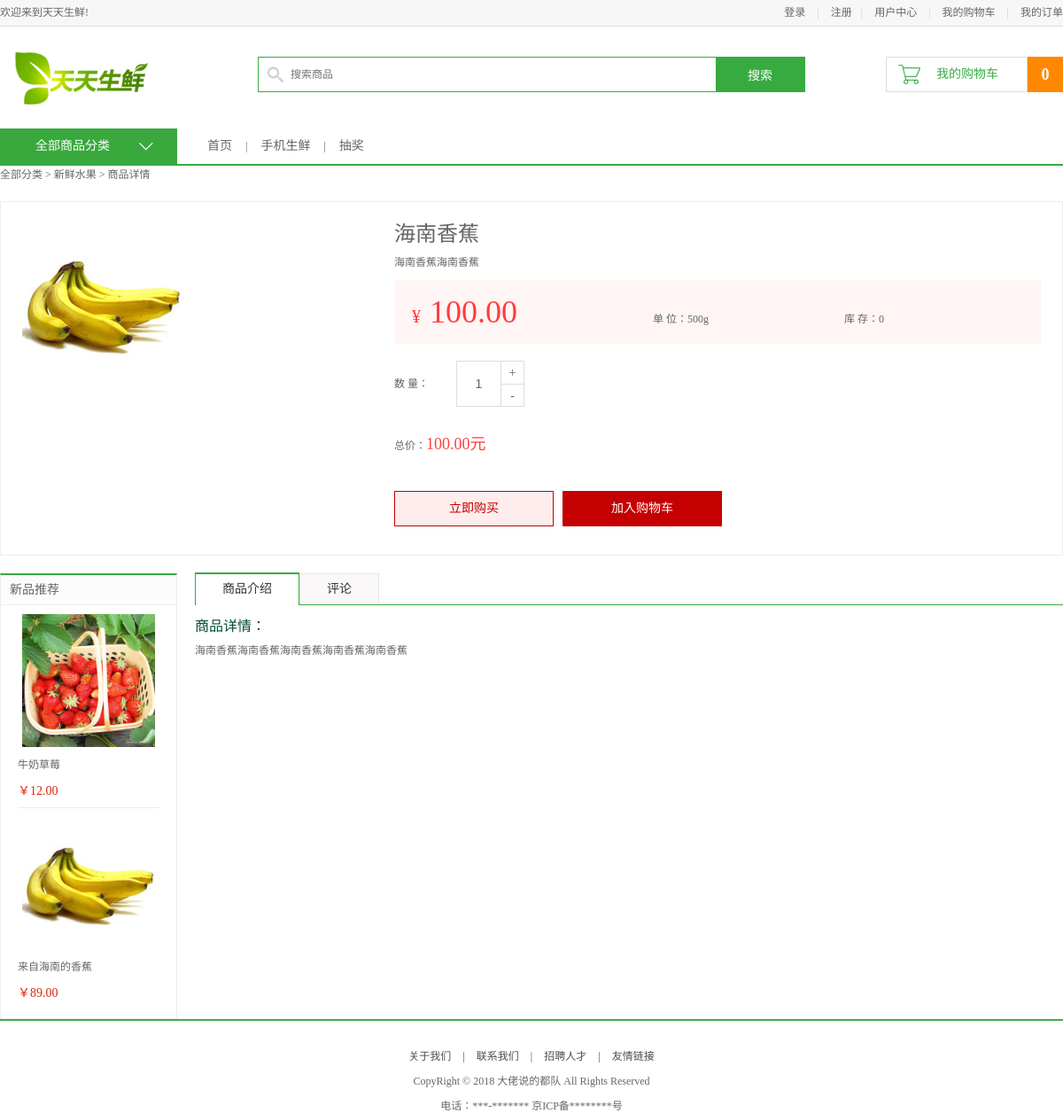
Before: /16/ with the older database file.
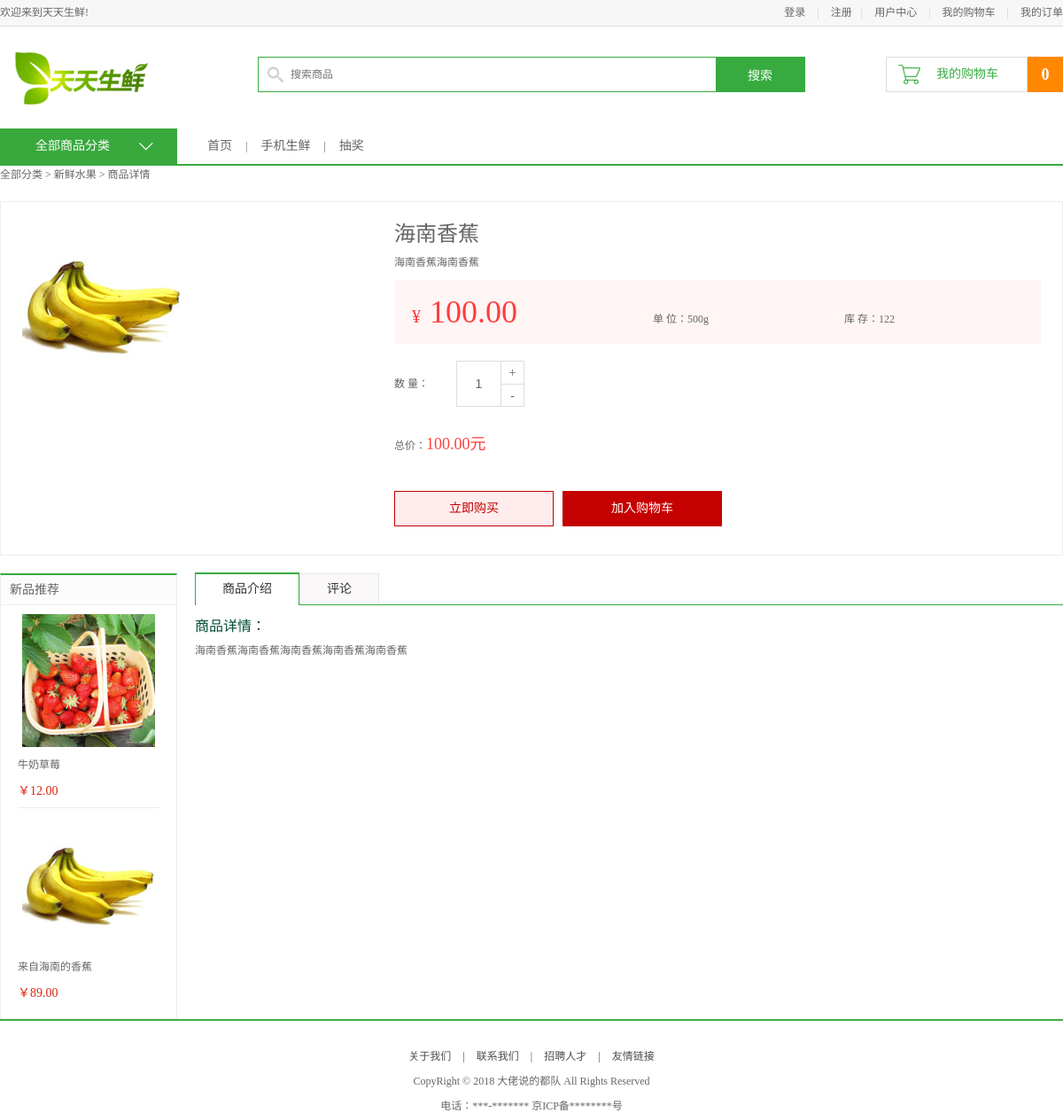
After: the same page with the newer database file.
### apps/df_goods/models.py (models this page shows, shortened)
class GoodsInfo(models.Model):
    isDelete = models.BooleanField(default=False)  # 逻辑删除
    gtitle = models.CharField(max_length=20, verbose_name="商品名称", unique=True)
    gpic = models.ImageField(verbose_name='商品图片', upload_to='df_goods/image/%Y/%m', null=True, blank=True)  # 商品图片
    gprice = models.DecimalField(max_digits=5, decimal_places=2, verbose_name="商品价格")  # 商品价格小数位为两位，整数位为3位
    gunit = models.CharField(max_length=20, default='500g', verbose_name="单位重量")
    gclick = models.IntegerField(verbose_name="点击量", default=0, null=False)
    gjianjie = models.CharField(max_length=200, verbose_name="简介")
    gkucun = models.IntegerField(verbose_name="库存", default=0)
    gcontent = HTMLField(max_length=200, verbose_name="详情")
    gtype = models.ForeignKey(TypeInfo, on_delete=models.CASCADE, verbose_name="分类")  # 外键关联商品种类TypeInfo表
    class Meta:
        verbose_name = "商品"
        verbose_name_plural = verbose_name

### apps/df_goods/views.py (the view, shortened to what this page needs)
# urls.py: url('^(\d+)/$', views.detail, name="detail"),
def detail(request, gid):
    good_id = gid
    goods = GoodsInfo.objects.get(pk=int(good_id))
    goods.gclick = goods.gclick + 1  # 商品点击量
    goods.save()
    news = goods.gtype.goodsinfo_set.order_by('-id')[0:2]
    context = {
        'title': goods.gtype.ttitle,
        'guest_cart': 1,
        'cart_num': cart_count(request),
        'goods': goods,
        'news': news,
        'id': good_id,
    }
    response = render(request, 'df_goods/detail.html', context)
    return response

### apps/df_goods/views.py (called while the page is built)
def cart_count(request):
    if 'user_id' in request.session:
        return CartInfo.objects.filter(user_id=request.session['user_id']).count
    else:
        return 0

### templates/df_goods/detail.html (shortened to what this page needs)
{% extends 'df_goods/base.html' %}
{% block center_content %}
	<div class="goods_detail_con clearfix">
		<div class="goods_detail_pic fl"><img src="{{ MEDIA_URL }}{{ goods.gpic }}"></div>
		<div class="goods_detail_list fr">
			<h3>{{ goods.gtitle }}</h3>
			<p>{{ goods.gjianjie }}</p>
			<div class="prize_bar">
				<span class="show_pirze">¥<em id="gprice">{{ goods.gprice }}</em></span>
				<span class="show_unit">单  位：{{ goods.gunit }}</span>
				<span class="show_unit">库  存：<span class="goods_kucun">{{ goods.gkucun }}</span></span>
			</div>
			<div class="goods_num clearfix">
				<div class="num_name fl">数 量：</div>
				<div class="num_add fl">
					<input type="text" class="num_show fl" value="1">
					<a href="javascript:plus();" class="add fr">+</a>
					<a href="javascript:minus();" class="minus fr">-</a>
				</div>
			</div>
			<div class="total">总价：<em id="gtotal">{{ goods.gprice }}元</em></div>
			<div class="operate_btn">
                {% if request.session.user_name|default:'' != '' %}
                    <a href="javascript:;" class="buy_btn" id="buy_now">立即购买</a>
                {% else %}
                    <a href="{% url "df_user:login" %}" class="buy_btn">立即购买</a>
                {% endif %}
                {% if request.session.user_name|default:'' != '' %}
                    <a href="javascript:;" class="add_cart" id="add_cart">加入购物车</a>
                {% else %}
                    <a href="{% url "df_user:login" %}" class="add_cart" id="add_cart">加入购物车</a>
                {% endif %}
			</div>
		</div>
	</div>
	<div class="main_wrap clearfix">
		<div class="l_wrap fl clearfix">
			<div class="new_goods">
				<h3>新品推荐</h3>
				<ul>
                    {% for goods in news %}
					<li>
						<a href="/{{ goods.id }}"><img src="{{ MEDIA_URL }}{{ goods.gpic }}"></a>
						<h4><a href="#">{{ goods.gtitle }}</a></h4>
						<div class="prize">￥{{ goods.gprice }}</div>
					</li>
                    {%  endfor %}
                </ul>
			</div>
		</div>
		<div class="r_wrap fr clearfix">
			<ul class="detail_tab clearfix">
				<li class="active">商品介绍</li>
				<li>评论</li>
			</ul>
			<div class="tab_content">
				<dl>
					<dt>商品详情：</dt>
					<dd>{{ goods.gcontent|safe }}</dd>
				</dl>
			</div>
		</div>
	</div>
{% endblock center_content %}

Changed rows visible on the page:
changed GoodsInfo "海南香蕉": gkucun "0" → "122"
